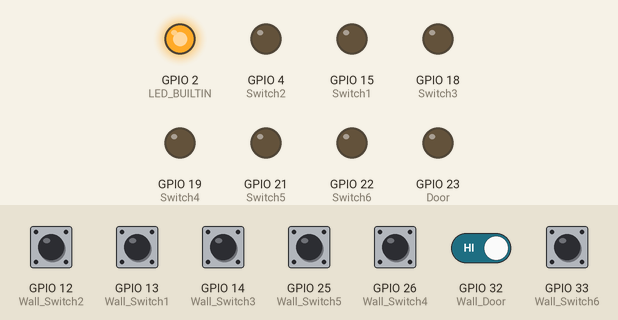
Simulated run of this sketch. Board: ESP32. Parts: output pins drawn as LEDs (lit = HIGH). The test bench sets the inputs (shaded band); at power-on: GPIO 12 (Wall_Switch2), GPIO 13 (Wall_Switch1), GPIO 14 (Wall_Switch3), GPIO 25 (Wall_Switch5), GPIO 26 (Wall_Switch4), GPIO 32 (Wall_Door), GPIO 33 (Wall_Switch6) HIGH. WiFi joins after 1.5 s; servers stay silent unless stated; no MQTT or app messages arrive unless stated; pins used as bus, display or sensor lines are not drawn.

Above: at 2.7 s.
2.8 s: GPIO 12 (Wall_Switch2) pulled LOW for 0.15 s
At 3.7 s:
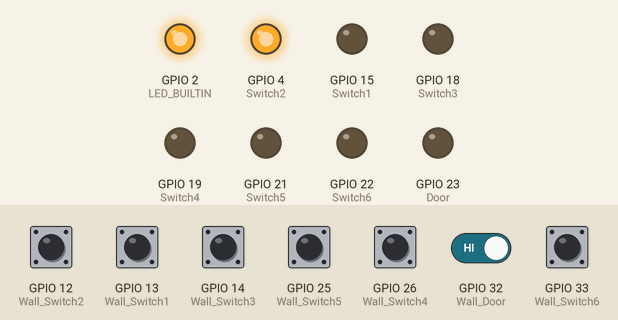
4.4 s: GPIO 13 (Wall_Switch1) pulled LOW for 0.15 s
At 4.9 s:
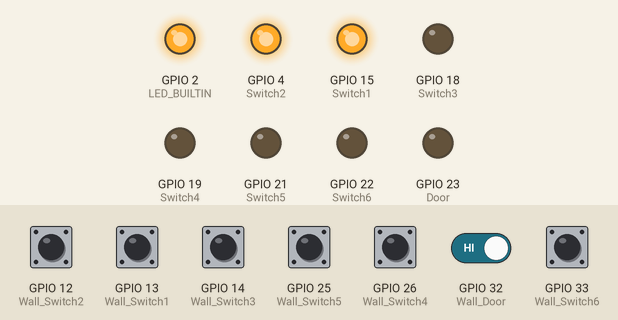
6.0 s: GPIO 14 (Wall_Switch3) pulled LOW for 0.15 s
At 7.3 s:
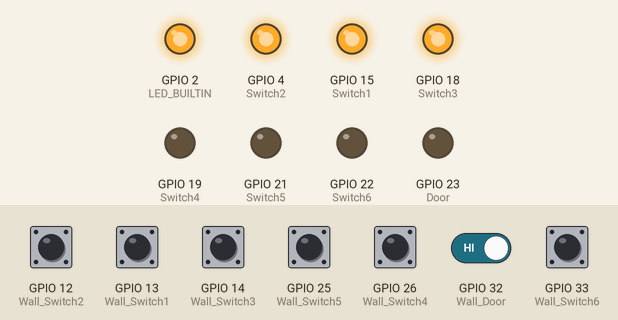
7.6 s: GPIO 25 (Wall_Switch5) pulled LOW for 0.15 s
At 8.5 s:
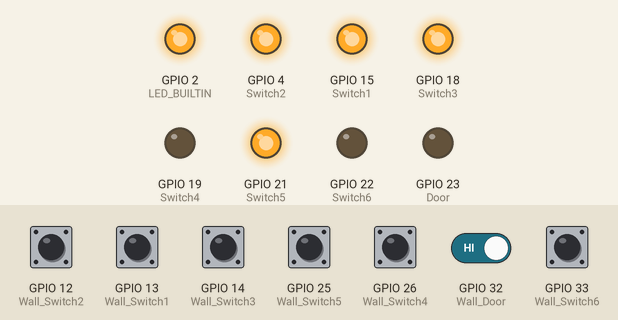
9.2 s: GPIO 26 (Wall_Switch4) pulled LOW for 0.15 s
At 9.7 s:
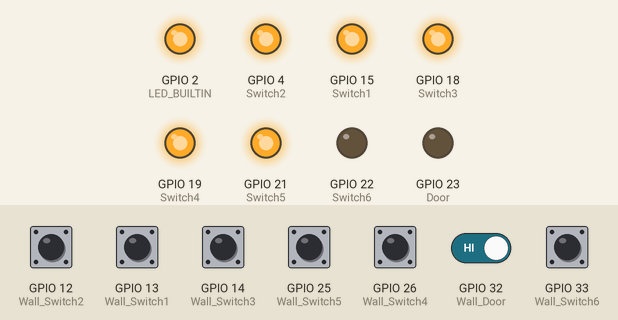
10.8 s: GPIO 33 (Wall_Switch6) pulled LOW for 0.15 s
At 12.1 s:
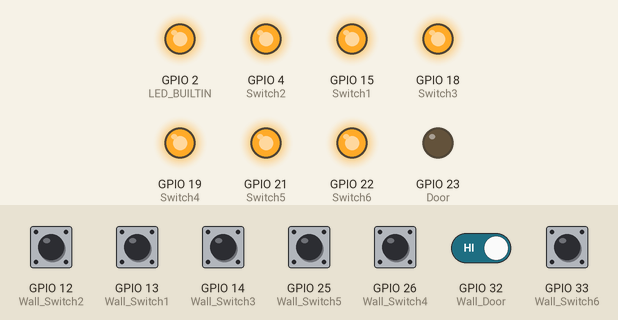
Timing chart, 0 to 13.4 s (numbered marks = the images above; inputs shaded):
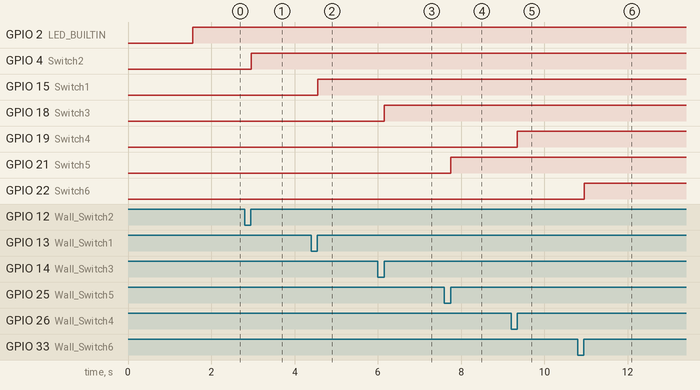

Measured:
- after the input at 2.8 s, GPIO 4 (Switch2): LOW → HIGH after 0.15 s
- after the input at 4.4 s, GPIO 15 (Switch1): LOW → HIGH after 0.15 s
- after the input at 6.0 s, GPIO 18 (Switch3): LOW → HIGH after 0.15 s
- after the input at 7.6 s, GPIO 21 (Switch5): LOW → HIGH after 0.15 s
- after the input at 9.2 s, GPIO 19 (Switch4): LOW → HIGH after 0.15 s
- after the input at 10.8 s, GPIO 22 (Switch6): LOW → HIGH after 0.15 s

The sketch:

demo14.ino
```cpp
#include <WiFi.h>
#include <PubSubClient.h>
#include <Wire.h>
#define Wall_Switch1  13
#define Wall_Switch2  12
#define Wall_Switch3  14
#define Wall_Switch4  26
#define Wall_Switch5  25
#define Wall_Switch6  33
#define Wall_Door  32

#define Switch1  15
#define Switch2  4
#define Switch3  18
#define Switch4  19
#define Switch5  21
#define Switch6  22
#define Door  23
byte checksw1 = 0;
byte checksw2 = 0;
byte checksw3 = 0;
byte checksw4 = 0;
byte checksw5 = 0;
byte checksw6 = 0;
byte checkDoor = 0;
const char* ssid     = "WIFI";
const char* password = "PASSWORDWIFI";
const char* mqtt_server = "IPSERVER";
const int mqtt_port = 1883;
const char* mqtt_Client = "USERCLIENT";
const char* mqtt_username = "USERSERVER";
const char* mqtt_password = "PASSWORDSERVER";
WiFiClient espClient;
PubSubClient client(espClient);

void reconnect() {
  while (!client.connected()) {
    if (client.connect(mqtt_Client, mqtt_username, mqtt_password)) {
      client.subscribe("/Switch1");
      client.subscribe("/Switch2");
      client.subscribe("/Switch3");
      client.subscribe("/Switch4");
      client.subscribe("/Switch5");
      client.subscribe("/Switch6");
      client.subscribe("/Door44-702");
      digitalWrite(LED_BUILTIN, 1);
      digitalWrite(5, 1);}
    else{
      digitalWrite(LED_BUILTIN, 0);
      digitalWrite(5, 0);
      control();
    }
  }
}
void control(){
  if(digitalRead(Wall_Switch1)==0){
    checksw1 ++;
  }while (digitalRead(Wall_Switch1) == 0) delay(10);
   if(checksw1>=2){
      checksw1=0; }
     if(checksw1 == 1){digitalWrite(Switch1,1);
       client.publish("/data_update_Switch1", "Status Update Light Mode1 On");}
     else if(checksw1 == 0){digitalWrite(Switch1,0);
       client.publish("/data_update_Switch1", "Status Update Light Mode1 Off");}
  if(digitalRead(Wall_Switch2)==0){
    checksw2 ++;
  }while (digitalRead(Wall_Switch2) == 0) delay(10);
   if(checksw2>=2){
      checksw2=0;}
     if(checksw2 == 1){digitalWrite(Switch2,1);
      client.publish("/data_update_Switch2", "Status Update Light Mode2 On");}
     else if(checksw2 == 0){digitalWrite(Switch2,0);
      client.publish("/data_update_Switch2", "Status Update Light Mode2 Off");}
  if(digitalRead(Wall_Switch3)==0){
     checksw3 ++;
  }while (digitalRead(Wall_Switch3) == 0) delay(10);
     if(checksw3>=2){
      checksw3=0;}
     if(checksw3 == 1){digitalWrite(Switch3,1);
       client.publish("/data_update_Switch3", "Status Update Light Mode3 On");}
     else if(checksw3 == 0){digitalWrite(Switch3,0);
       client.publish("/data_update_Switch3", "Status Update Light Mode3 Off");}
   ////////////////////////////////////////////////
  if(digitalRead(Wall_Switch4)==0){
    checksw4 ++;
  }while (digitalRead(Wall_Switch4) == 0) delay(10);
     if(checksw4>=2){
        checksw4=0;}
     if(checksw4 == 1){digitalWrite(Switch4,1);
        client.publish("/data_update_Switch4", "Status Update Light Mode4 On");}
     else if(checksw4 == 0){digitalWrite(Switch4,0);
        client.publish("/data_update_Switch4", "Status Update Light Mode4 Off");}
  if(digitalRead(Wall_Switch5)==0){
    checksw5 ++;
  }while (digitalRead(Wall_Switch5) == 0) delay(10);
     if(checksw5>=2){
      checksw5=0;}
     if(checksw5 == 1){digitalWrite(Switch5,1);
      client.publish("/data_update_Switch5", "Status Update Light Mode5 On");}
     else if(checksw5 == 0){digitalWrite(Switch5,0);
      client.publish("/data_update_Switch5", "Status Update Light Mode5 Off");}
  if(digitalRead(Wall_Switch6)==0){
    checksw6 ++;
  }while (digitalRead(Wall_Switch6) == 0) delay(10);
    if(checksw6>=2){
      checksw6=0;}
    if(checksw6 == 1){digitalWrite(Switch6,1);
      client.publish("/data_update_Switch6", "Status Update Light Mode6 On");}
    else if(checksw6 == 0){digitalWrite(Switch6,0);
      client.publish("/data_update_Switch6", "Status Update Light Mode6 Off");}
  if(digitalRead(Wall_Door)==0){
    checkDoor ++;
  }while (digitalRead(Wall_Door) == 0) delay(10);
    if(checkDoor>=2){
      checkDoor=0;}
    if(checkDoor == 1){digitalWrite(Door,1);
      client.publish("/data_update_Door", "Status Update Door44-702 On");}
    else if(checkDoor == 0){digitalWrite(Door,0);
      client.publish("/data_update_Door", "Status Update Door44-702 Off");}
}
void callback(char* topic, byte* payload, unsigned int length) {
  payload[length] = '\0';
  String topic_str = topic, payload_str = (char*)payload;
  String message;
  for (int i = 0; i < length; i++) {
    message = message + (char)payload[i];
  }
  if(String(topic) == "/Switch1"){
    if (message == "on"){
      checksw1 = 1;}
    else if (message == "off"){
        checksw1 = 0;}
  }
 if(String(topic) == "/Switch2"){
    if (message == "on"){
      checksw2 = 1;}
    else if (message == "off"){
      checksw2 = 0;}
  }
 if(String(topic) == "/Switch3"){
    if (message == "on"){
      checksw3 = 1;}
    else if (message == "off"){
      checksw3 = 0;}
  }
 if(String(topic) == "/Switch4"){
    if (message == "on"){
      checksw4 = 1;}
    else if (message == "off"){
      checksw4 = 0;}
  }
 if(String(topic) == "/Switch5"){
    if (message == "on"){
      checksw5 = 1;}
    else if (message == "off"){
      checksw5 = 0;}
  }
 if(String(topic) == "/Switch6"){
  if (message == "on"){
      checksw6 = 1;}
    else if (message == "off"){
      checksw6 = 0;}
  }
 if(String(topic) == "/Door44-702"){
  if (message == "on"){
      checkDoor = 1;}
    else if (message == "off"){
      checkDoor = 0;}
  }
}

void setup() {
   Serial.begin(115200);
  Wire1.begin(4, 5);
  pinMode(Wall_Switch1,INPUT_PULLUP);
  pinMode(Wall_Switch2,INPUT_PULLUP);
  pinMode(Wall_Switch3,INPUT_PULLUP);
  pinMode(Wall_Switch4,INPUT_PULLUP);
  pinMode(Wall_Switch5,INPUT_PULLUP);
  pinMode(Wall_Switch6,INPUT_PULLUP);
  pinMode(Wall_Door,INPUT_PULLUP);
  pinMode(Switch1,OUTPUT);
  digitalWrite(Switch1,0);
  pinMode(Switch2,OUTPUT);
  digitalWrite(Switch2,0);
  pinMode(Switch3,OUTPUT);
  digitalWrite(Switch3,0);
  pinMode(Switch4,OUTPUT);
  digitalWrite(Switch4,0);
  pinMode(Switch5,OUTPUT);
  digitalWrite(Switch5,0);
  pinMode(Switch6,OUTPUT);
  digitalWrite(Switch6,0);
  pinMode(Door,OUTPUT);
  digitalWrite(Door,0);
  if (WiFi.begin(ssid, password)) {
    while (WiFi.status() != WL_CONNECTED) {
    }
  }
  client.setServer(mqtt_server, mqtt_port);
  client.setCallback(callback);
  pinMode(LED_BUILTIN, OUTPUT);
  pinMode(5, OUTPUT);
}
void loop() {
  control();
  if (!client.connected()) {
    reconnect();
  }
  client.loop();
  delay(1);
}
```
